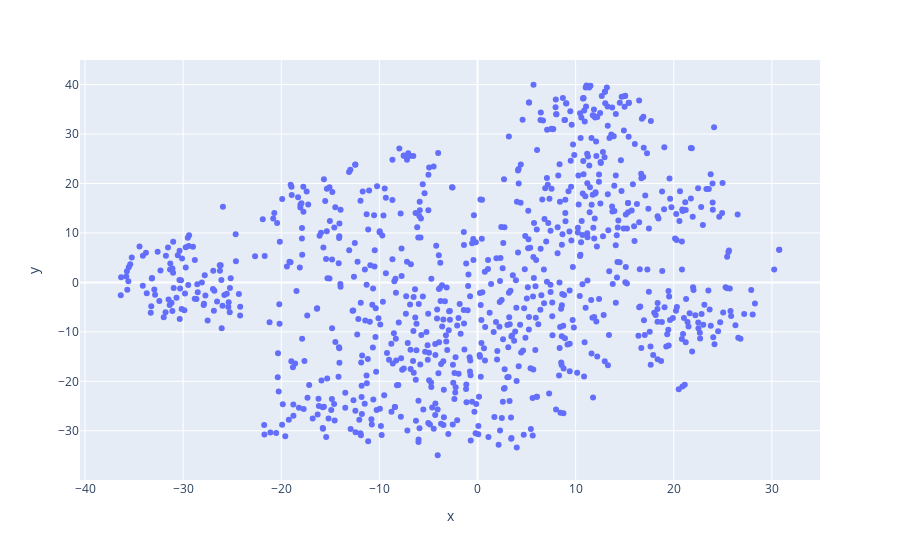

Write notebook code for a chart like this one.
### Code cell
import plotly.express as px
from sklearn.manifold import TSNE

reducer = TSNE(n_components=2)

coords = reducer.fit_transform(embeddings).transpose()  # Create a 2-D version for visualization
dataframe = pd.DataFrame({'text': sentences, 'x': coords[0], 'y': coords[1]})

fig = px.scatter(dataframe, x='x', y='y', hover_name='text')
fig.show()

### Figure 1 — Plotly figure (JSON) as saved in the notebook; plotly's stock layout.template omitted (floating-point values rounded to 4 significant figures; data arrays with more than 128 entries replaced by an {"elided": "..."} marker saying what was removed)
{"data": [{"hovertemplate": "<b>%{hovertext}</b><br><br>x=%{x}<br>y=%{y}<extra></extra>", "hovertext": {"elided": "888 str values"}, "legendgroup": "", "marker": {"color": "#636efa", "symbol": "circle"}, "mode": "markers", "name": "", "orientation": "v", "showlegend": false, "type": "scatter", "x": {"elided": "888 float values"}, "xaxis": "x", "y": {"elided": "888 float values"}, "yaxis": "y"}], "layout": {"legend": {"tracegroupgap": 0}, "margin": {"t": 60}, "xaxis": {"anchor": "y", "domain": [0, 1], "title": {"text": "x"}}, "yaxis": {"anchor": "x", "domain": [0, 1], "title": {"text": "y"}}}}
